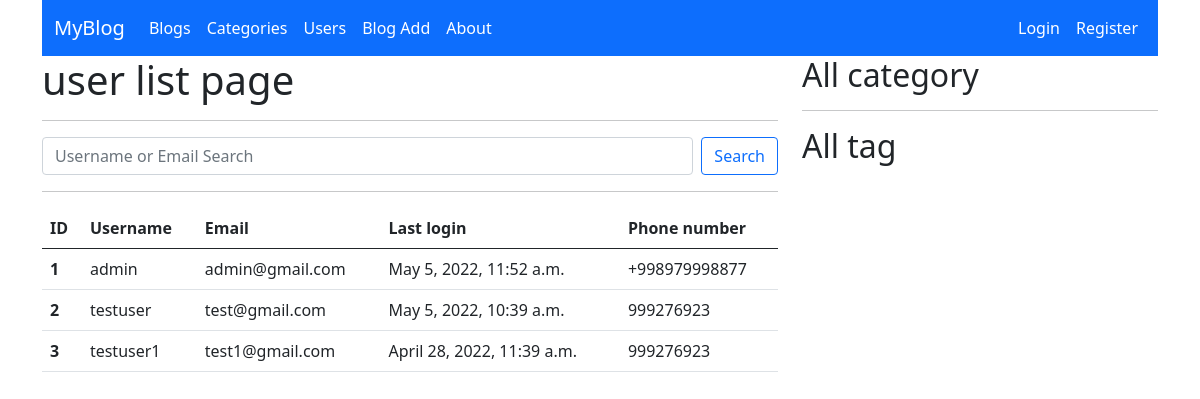
/account/user-list, run on an earlier commit of the app's database.
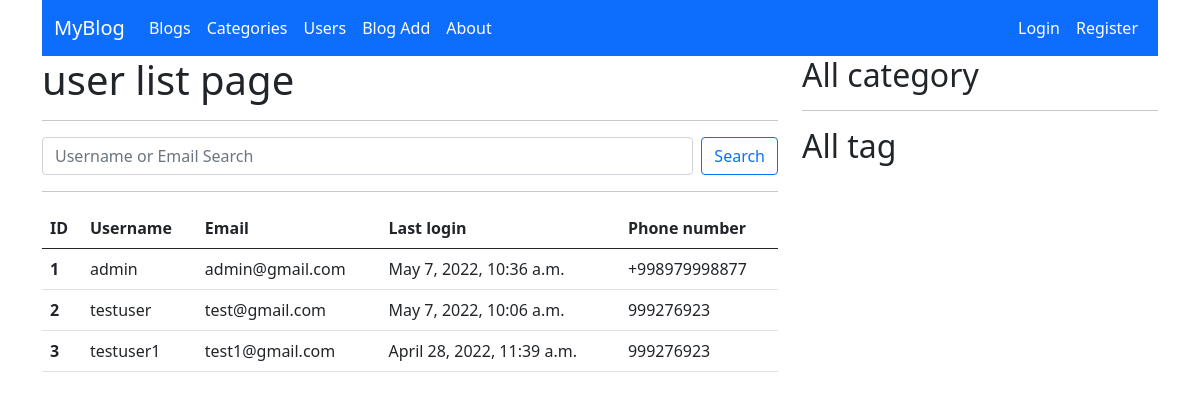
And on a later commit of the database.
### account/models.py (models this page shows, shortened)
class Account(AbstractUser):
    username = models.CharField(max_length=50, unique=True,
                                help_text=(
                                   "Siz 50 ta belgidan iborat username tanlashingiz mumkin"
                                ),
                                error_messages={
                                    "unique": "Bunaqa user avval ruyxatdan utgan.",
                                },
                                )
    phone_number = models.CharField(max_length=13, null=True, blank=True)
    date_of_birth = models.DateField(null=True, blank=True)
    image = models.ImageField(upload_to='account')
    address = models.CharField(max_length=150, null=True, blank=True)
    USERNAME_FIELD = "username"

### account/views.py (the view)
# urls.py: path('user-list', UserList.as_view(), name='user_list'),
class UserList(View):
    def get(self, request):
        search = request.GET.get('search')
        if search:
            users = Account.objects.filter(
                Q(username__icontains=search) | Q(phone_number__icontains=search)
            )
        else:
            users = Account.objects.all()
        context = {
            'users': users
        }
        return render(request, 'account/user_list.html', context)

### templates/account/user_list.html (shortened to what this page needs)
{% extends 'base.html' %}
{% block content %}
    <h1>user list page</h1>
    <hr>
    <form class="d-flex" method="get">
        <input name="search" class="form-control me-2" type="search" placeholder="Username or Email Search"
               aria-label="Search">
        <button class="btn btn-outline-primary" type="submit">Search</button>
    </form>
    <hr>
    <table class="table">
        <thead>
        <tr>
            <th scope="col">ID</th>
            <th scope="col">Username</th>
            <th scope="col">Email</th>
            <th scope="col">Last login</th>
            <th scope="col">Phone number</th>
        </tr>
        </thead>
        <tbody>
        {% for user in users %}
            <tr>
                <th scope="row">{{ user.id }}</th>
                <td>{{ user.username }}</td>
                <td>{{ user.email }}</td>
                <td>{{ user.last_login }}</td>
                <td>{{ user.phone_number }}</td>
            </tr>
        {% endfor %}
        </tbody>
    </table>
{% endblock %}

What changed in the data, as far as the page shows it:
changed Account "admin": last_login "May 5, 2022, 11:52 a.m." → "May 7, 2022, 10:36 a.m."
changed Account "testuser": last_login "May 5, 2022, 10:39 a.m." → "May 7, 2022, 10:06 a.m."
